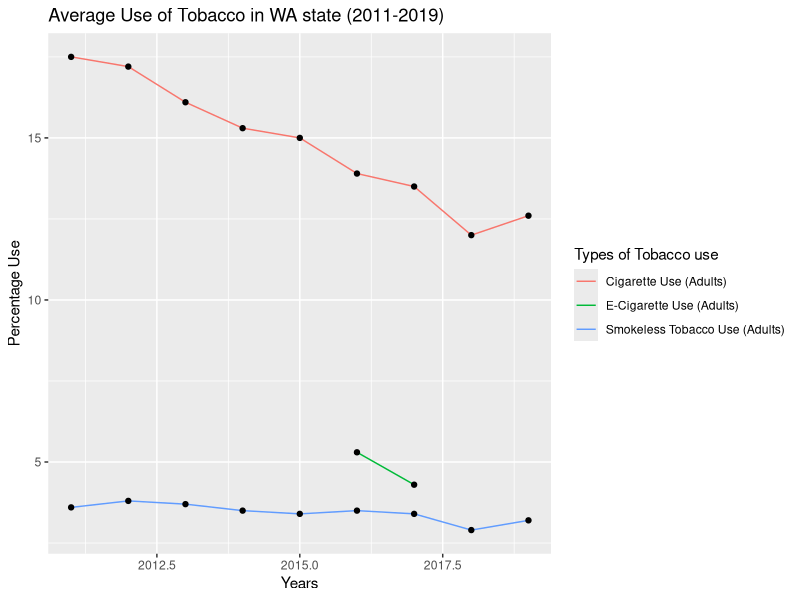

This figure's R source:
library(dplyr)
library(stringr)
library(ggplot2)

# Calls the unified dataset
df <- read.csv("unifiedData.csv")

# Creates a new data frame
df_combined <- data.frame(
  Year = c(df$Year),
  Age = c(df$Age),
  Race = c(df$Race),
  Topic = c(df$Topic.Desc),
  Measure = c(df$Measure.Desc),
  Sample_Size = c(df$Sample.Size),
  Data_Value = c(df$Data.Value)
)

# Filters out 'df_combined'
# Focuses on users that are currently smoking, all ages, and all races
df_combined <- filter(df_combined, Measure == "Current Smoking" | Measure == "Current Use", Age == "All Ages", Race == "All Races")

# Removes duplicated years, since the values will be the same throughout the year
# It included months (12 months), which is why years were duplicated 
duplicated_rows <- duplicated(df_combined)
df_unique <- subset(df_combined, !duplicated_rows)

# Tobacco use graph
tobacco_use_graph <- ggplot(data = df_unique, aes(x = Year, y = Data_Value)) +
  geom_line(aes(col = Topic)) +
  geom_point() +
  labs(y = "Percentage Use", 
       x = "Years", 
       color = "Types of Tobacco use",
       title = "Average Use of Tobacco in WA state (2011-2019)")

# write.csv(df_unique, "tobacco_use.csv", row.names = FALSE)

plot(tobacco_use_graph)